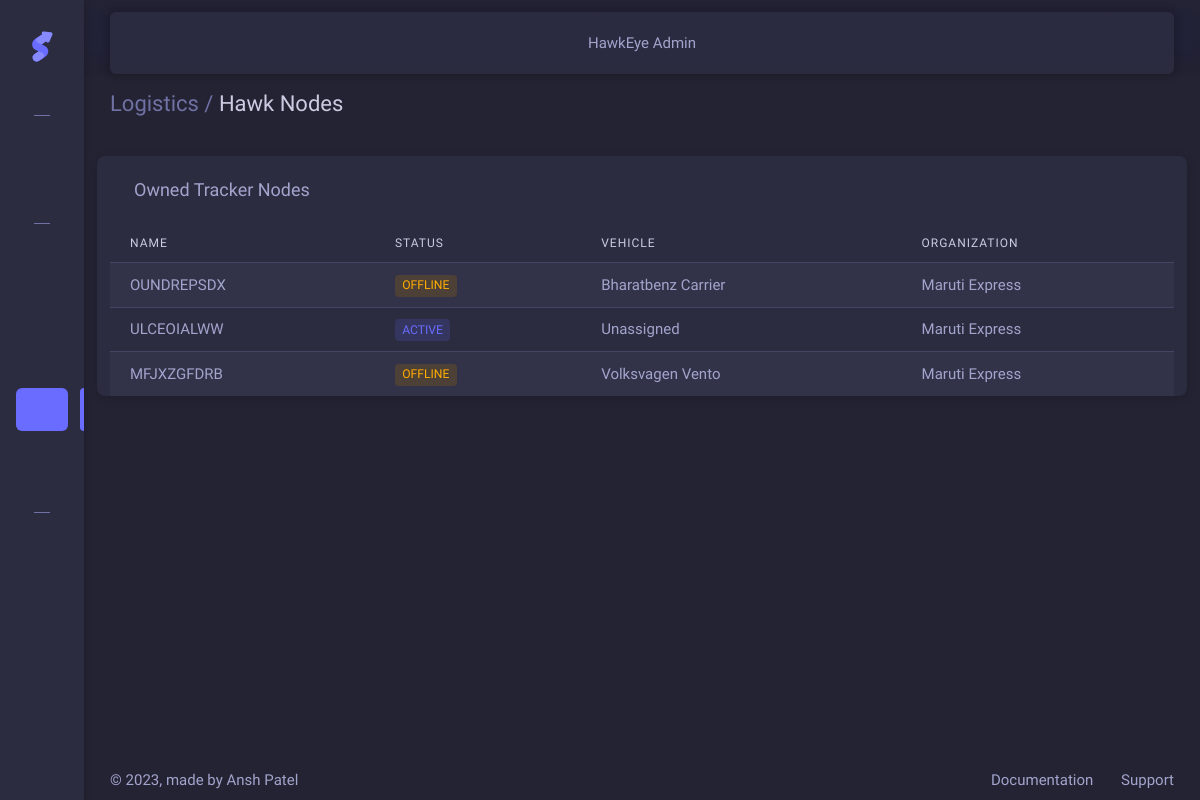
/nodes/ (signed in), run on the app's committed database.
### Tracker/models.py (models this page shows, shortened)
class TrackerNode(models.Model):
    node_id = models.CharField(max_length=10, unique=True, default=generate_random_string)
    is_online = models.BooleanField(default=False)
    vehicle = models.ForeignKey(Vehicle, on_delete=models.CASCADE, null=True, blank=True)
    group = models.ForeignKey(Organization, on_delete=models.CASCADE, null=True, blank=True)
    def __str__(self):
        return f"Tracker Node {self.node_id} | Online Status: {self.is_online}"
    class Meta:
        verbose_name_plural = "Tracker Nodes"
        verbose_name = "Tracker Node"

class Vehicle(models.Model):
    group = models.ForeignKey(Organization, on_delete=models.CASCADE)
    name = models.CharField(max_length=1024)
    number = models.CharField(max_length=1024)
    last_updated = models.DateTimeField(auto_now=True)
    class Meta:
        verbose_name_plural = "Vehicles"
        verbose_name = "Vehicle"

class Organization(models.Model):
    user = models.ForeignKey("auth.User", on_delete=models.CASCADE, null=True)
    name = models.CharField(max_length=1024)
    active = models.BooleanField(default=False)
    class Meta:
        verbose_name_plural = "Organizations"
        verbose_name = "Organization"

### Tracker/views.py (the view)
# urls.py: path('nodes/', hawk_node, name='nodes'),
@login_required(login_url='/login/')
def hawk_node(request):
    nodes = TrackerNode.objects.filter(group=Organization.objects.get(user=request.user))
    print(nodes)
    context = {
        'pagename': 'hawk_node',
        "nodes": nodes
    }
    return render(request, "pages/logistics/nodes.html", context)

### templates/pages/logistics/nodes.html (shortened to what this page needs)
{% extends 'base.html' %}
{% block content %}
    <h4 class="py-3 mb-4">
        <span class="text-muted fw-light">Logistics /</span> Hawk Nodes
    </h4>
    <div class="row">
        <div class="card">
            <h5 class="card-header">Owned Tracker Nodes</h5>
            <div class="table-responsive text-nowrap">
                <table class="table table-striped">
                    <thead>
                    <tr>
                        <th>Name</th>
                        <th>Status</th>
                        <th>Vehicle</th>
                        <th>Organization</th>
                    </tr>
                    </thead>
                    <tbody class="table-border-bottom-0">
                    {% for node in nodes %}
                        <tr>
                            <td><span class="fw-medium">{{ node.node_id }}</span>
                            </td>
                            <td>
                                {% if node.is_online %}
                                <span class="badge bg-label-primary me-1">Active</span>
                                {% else %}
                                <span class="badge bg-label-warning me-1">Offline</span><br>
                                {% endif %}
                            </td>
                            <td>{{ node.vehicle.name|default:"Unassigned" }}</td>
                            <td>{{ node.group.name }}</td>
                        </tr>
                    {% endfor %}
                    </tbody>
                </table>
            </div>
        </div>
    </div>
{% endblock %}

### data on the page
TrackerNode: node_id "OUNDREPSDX", is_online "OFFLINE", vehicle.name "Bharatbenz Carrier", group.name "Maruti Express"
TrackerNode: node_id "ULCEOIALWW", is_online "ACTIVE", vehicle.name "Unassigned", group.name "Maruti Express"
TrackerNode: node_id "MFJXZGFDRB", is_online "OFFLINE", vehicle.name "Volksvagen Vento", group.name "Maruti Express"
